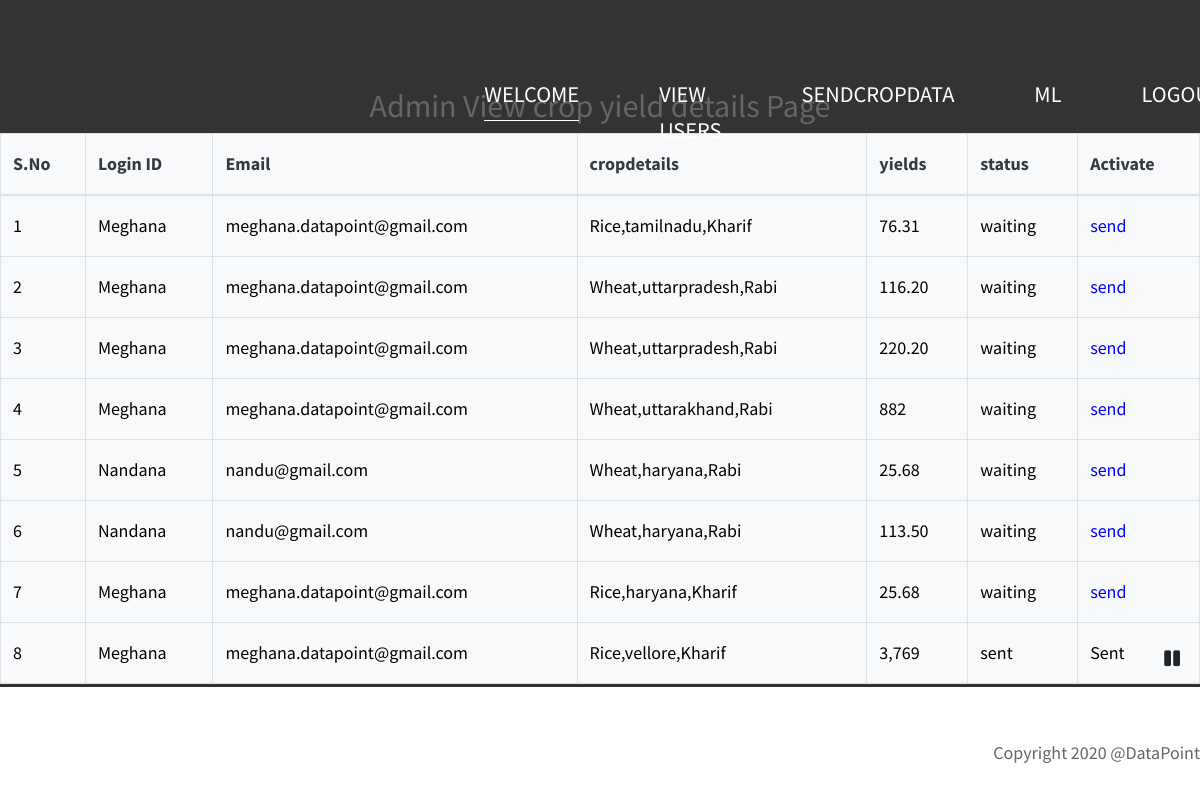
The app's page /Sendcropdata/ with its own data.
### users/models.py (models this page shows, shortened)
class cropyieldanalysismodel(models.Model):
    loginid = models.CharField(max_length=100)
    email = models.EmailField()
    cropdetails = models.CharField(max_length=600)
    yields = models.CharField(max_length=250)
    status = models.CharField(max_length=600, default='waiting')
    name = models.CharField(max_length=600, default='notassigned')
    class Meta:
        db_table='cropyielddata'

### admins/views.py (the view)
# urls.py: path('Sendcropdata/', admins.Sendcropdata, name='Sendcropdata'),
def Sendcropdata(request):
    data = cropyieldanalysismodel.objects.all()
    return render(request,'admins/AdminViewcropdetails.html',{'data':data})

### assets/templates/admins/AdminViewcropdetails.html (shortened to what this page needs)
{% extends 'adminbase.html' %}
{% load static %}
{% block contents %}
<div class="tm-welcome-container text-center text-white">
                <div class="tm-welcome-container-inner">
                     <h2>Admin View crop yield details Page</h2>
                     <center>
 <table class="table table-bordered bg-light text-dark">
    <thead>
      <tr>
        <th>S.No</th>
        <th>Login ID</th>
        <th>Email</th>
        <th>cropdetails</th>
        <th>yields</th>
        <th>status</th>
        <th>Activate</th>
      </tr>
    </thead>
    <tbody>
    {% for i in data %}
                                            <tr style="color:black">
                                                <td>{{forloop.counter}}</td>
                                                <td>{{i.loginid}}</td>
                                                <td>{{i.email}}</td>
                                                <td>{{i.cropdetails}}</td>
                                                <td>{{i.yields}}</td>
                                                <td>{{i.status}}</td>
                                                {% if i.status == 'waiting' %}
                                                <td style="color:skyblue"><a href="/sendcrop?id={{i.id}}" style="color:blue" >send</a></td>
                                            {% else %}
                                                <td> Sent</td>
                                        {% endif %}
                                    </tr>
                                     {% endfor %}
    </tbody> </table></center>
                </div>
            </div>
            <i id="tm-video-control-button" class="fas fa-pause"></i>
        </div>
{% endblock %}

### assets/templates/adminbase.html (shortened to what this page needs)
{% load static %}
<!DOCTYPE html>
<html lang="en">
<head>
    <link rel="stylesheet" href="{% static 'fontawesome/css/all.min.css' %}">
    <link rel="stylesheet" href="{% static 'css/bootstrap.min.css' %}">
    <link rel="stylesheet" href="{% static 'css/templatemo-video-catalog.css' %}">
</head>
<body>
    <div class="tm-page-wrap mx-auto">
        <div class="position-relative">
            <div class="position-absolute tm-site-header">
                <div class="container-fluid position-relative">
                    <div class="row">
                        <div class="col-7 col-md-4">
                        </div>
                        <div class="col-5 col-md-8 ml-auto mr-0">
                            <div class="tm-site-nav">
                                <nav class="navbar navbar-expand-lg mr-0 ml-auto" id="tm-main-nav">
                                    <div class="collapse navbar-collapse tm-nav" id="navbar-nav">
                                        <ul class="navbar-nav text-uppercase">
                                            <li class="nav-item active">
                                                <a class="nav-link tm-nav-link" href="{% url 'index' %}">WELCOME <span class="sr-only">(current)</span></a>
                                            </li>
                                            <li class="nav-item">
                                                <a class="nav-link tm-nav-link" href="{%url 'AdminViewUsers' %}">View Users</a>
                                            </li>
                                            <li class="nav-item">
                                                <a class="nav-link tm-nav-link" href="{%url 'Sendcropdata' %}">Sendcropdata</a>
                                            <li class="nav-item">
                                                <a class="nav-link tm-nav-link" href="{%url 'MLprocess' %}">ML</a>
                                            </li>
                                            <li class="nav-item">
                                                <a class="nav-link tm-nav-link" href="{%url 'UserRegister' %}">LOGOUT</a>
                                            </li>
                                        </ul>
                                    </div>
                                </nav>
                            </div>
                        </div>
                    </div>
                </div>
            </div>
{% block contents %}
            {% endblock %}
                <footer class="row pt-5">
                    <div class="col-12">
                        <p class="text-right">Copyright 2020 @DataPoint
                    </div>
                </footer>
            </div>
</body>
</html>

### assets/static/css/templatemo-video-catalog.css (style rules this page uses)
html { scroll-behavior: smooth; overflow-x: hidden; }
body { margin: 0; padding: 0; font-family: 'Source Sans Pro', sans-serif; font-size: 18px; line-height: 2em; overflow-x: hidden; }
a { transition: all 0.3s ease; color: #666; }
h2, p { color: #666666; }
.tm-site-header { position: absolute; z-index: 1000; width: 100%; top: 0; left: 0; padding: 40px; }
.tm-nav-link { color: white; font-size: 1.4rem; }
#tm-main-nav .nav-item .nav-link { border-bottom: 1px solid transparent; }
#tm-main-nav .nav-item.active .nav-link, #tm-main-nav .nav-item:hover .nav-link { border-bottom: 1px solid white; color: white; }
.tm-welcome-container { position: absolute; width: 100%; height: 100%; display: flex; justify-content: center; flex-direction: column; z-index: 999; }
.tm-welcome-container-inner { margin-top: 100px; }
#tm-video-control-button { position: absolute; bottom: 20px; right: 20px; z-index: 1000; }
@media (min-width: 992px) { #tm-main-nav .nav-item { margin: 20px 40px; } }
@media (min-width: 992px) { .navbar-expand-lg .navbar-nav .nav-link { padding: 8px 0px; } }
@media (min-width: 992px) { .navbar-expand-lg .navbar-collapse { justify-content: flex-end; } }

### records on screen
cropyieldanalysismodel: loginid "Meghana", email "meghana.datapoint@gmail.com", cropdetails "Rice,tamilnadu,Kharif", yields "76.31", status "waiting"
cropyieldanalysismodel: loginid "Meghana", email "meghana.datapoint@gmail.com", cropdetails "Wheat,uttarpradesh,Rabi", yields "116.20", status "waiting"
cropyieldanalysismodel: loginid "Meghana", email "meghana.datapoint@gmail.com", cropdetails "Wheat,uttarpradesh,Rabi", yields "220.20", status "waiting"
cropyieldanalysismodel: loginid "Meghana", email "meghana.datapoint@gmail.com", cropdetails "Wheat,uttarakhand,Rabi", yields "882", status "waiting"
cropyieldanalysismodel: loginid "Nandana", email "nandu@gmail.com", cropdetails "Wheat,haryana,Rabi", yields "25.68", status "waiting"
cropyieldanalysismodel: loginid "Nandana", email "nandu@gmail.com", cropdetails "Wheat,haryana,Rabi", yields "113.50", status "waiting"
cropyieldanalysismodel: loginid "Meghana", email "meghana.datapoint@gmail.com", cropdetails "Rice,haryana,Kharif", yields "25.68", status "waiting"
cropyieldanalysismodel: loginid "Meghana", email "meghana.datapoint@gmail.com", cropdetails "Rice,vellore,Kharif", yields "3,769", status "sent", shows "Sent"
